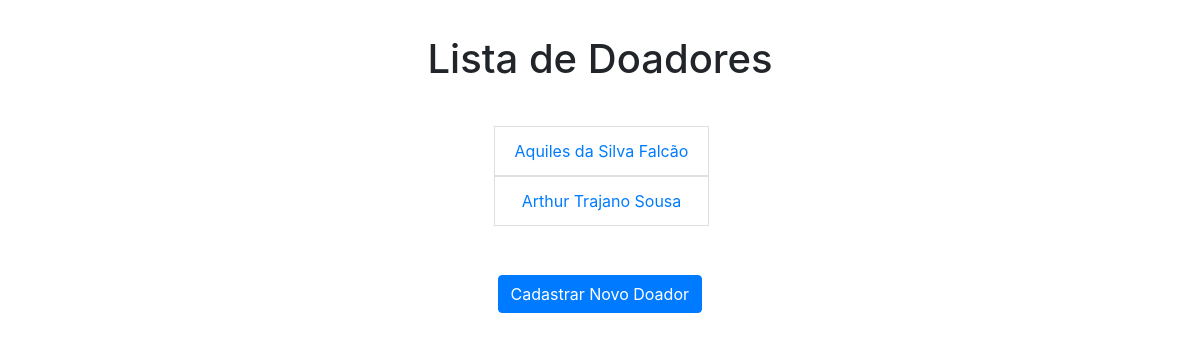
/, run on an earlier commit of the app's database.
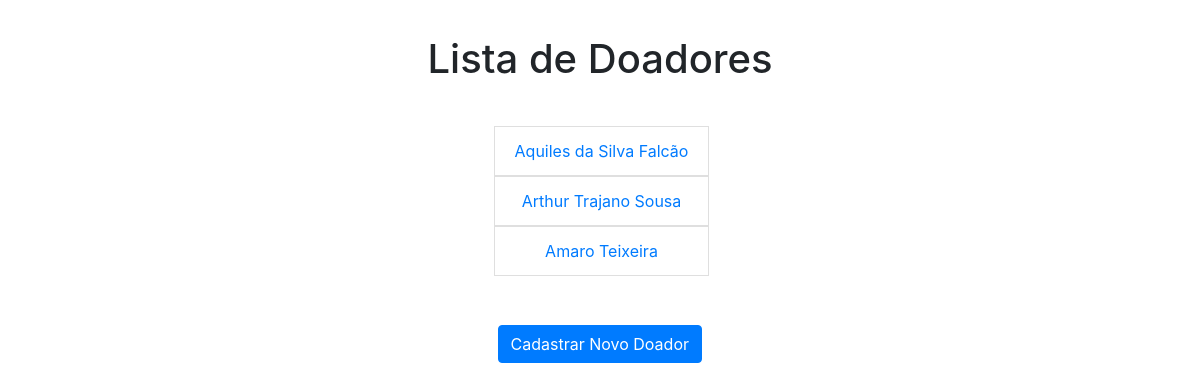
And on a later commit of the database.
### doacaodesangue/models.py (models this page shows, shortened)
class Doador(models.Model):
    nome = models.CharField(max_length=50)
    RG = models.IntegerField()
    tipo_Sanguíneo = (
        ('1', u'AB+'),
        ('2', u'AB-'),
        ('3', u'A+'),
        ('4', u'A-'),
        ('5', u'B+'),
        ('6', u'B-'),
        ('7', u'O+'),
        ('8', u'O-'),
    )
    tipo_Sanguíneo = models.CharField(max_length=3, choices=tipo_Sanguíneo, default="")
    gênero = (
        (u'M', u'Masculino'),
        (u'F', u'Feminino'),
        (u'O', u'Outros'),
    )
    gênero = models.CharField(max_length=2, choices=gênero, default="")

### doacaodesangue/views.py (the view)
# urls.py: path('', list_doador, name='list_doador'),
def list_doador(request):
    doador = Doador.objects.all()
    return render(request, 'doador.html', {'doador': doador})

### doacaodesangue/templates/doador.html (shortened to what this page needs)
{% load static %}
<!DOCTYPE html>
<html lang="pt-br">
  <head>
    <link
      rel="stylesheet"
      type="text/css"
      href="{% static 'css/doador.css' %}"
    />
    <link
      rel="stylesheet"
      href="https://cdn.jsdelivr.net/npm/bootstrap@4.5.3/dist/css/bootstrap.min.css"
    />
  </head>
  <body>
    <div class="titulo">
      <h1>Lista de Doadores</h1>
    </div>
    <div class="container">
      <div class="col-12">
        <div class="row">
          <ul class="list-group-horizontal">
            {% for doador in doador %}
            <a href="{% url 'update_doador' doador.id %}">
              <li class="list-group-item">{{ doador.nome }}</li>
            </a>
            {% endfor %}
            <br /><a
              class="btn btn-primary"
              href="{% url 'create_doador' %}"
              role="button"
              >Cadastrar Novo Doador</a
            >
          </ul>
        </div>
      </div>
    </div>
  </body>
</html>

### doacaodesangue/static/css/doador.css (style rules this page uses)
h1 { text-align: center; padding-bottom: 35px; padding-top: 35px; }
ul { margin: 0 auto; }
li { margin-left: -37px; }
a { margin-top: 25px; text-align: center; }
.btn { margin-left: -33px; }

What changed in the data, as far as the page shows it:
added Doador: nome "Amaro Teixeira"
